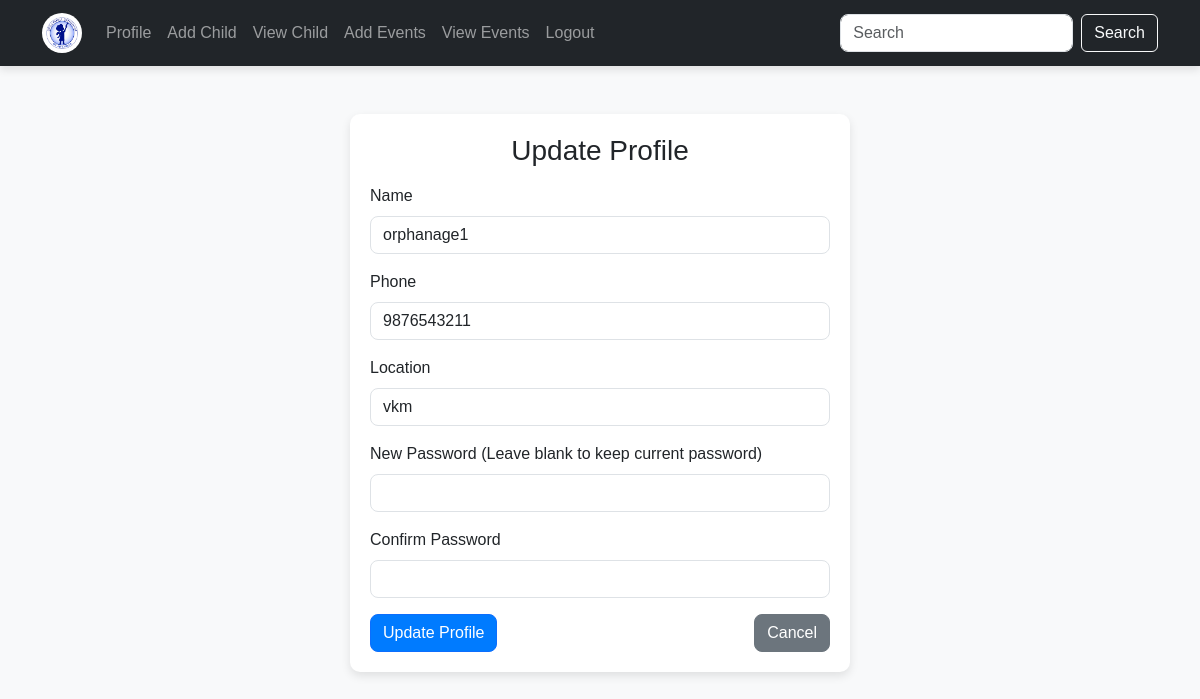
The app's page /updatestafprofile/ (signed in) with its own data.
### app/models.py (models this page shows, shortened)
class Stafreg(models.Model):
    email = models.EmailField(unique=True)
    name = models.TextField()
    phone = models.IntegerField()
    password = models.TextField()
    location= models.TextField()
    confirm_password=models.TextField()

### app/views.py (the view, shortened to what this page needs)
# urls.py: path('updatestafprofile/', views.updatestafprofile, name='updatestafprofile'),
def updatestafprofile(request):
    staf_email = request.session.get('staf')
    if staf_email:
        staff = Stafreg.objects.get(email=staf_email)
        return render(request, 'staf/updatestafprofile.html', {'staff': staff})
    else:
        messages.error(request, "Please login to update your profile.")
        return redirect('login')

### templates/staf/updatestafprofile.html (shortened to what this page needs)
<!DOCTYPE html>
<html lang="en">
<head>
  <link href="https://cdn.jsdelivr.net/npm/bootstrap@5.3.3/dist/css/bootstrap.min.css" rel="stylesheet">
</head>
<body>
<nav class="navbar navbar-expand-lg navbar-dark bg-dark">
    <div class="container">
        <a class="navbar-brand" href="../viewchild">
            <img src="../static/R.jpg" alt="Logo">
        </a>
        <div class="collapse navbar-collapse justify-content-between" id="navbarNav">
            <ul class="navbar-nav">
                <li class="nav-item"><a class="nav-link" href="../stafprofile">Profile</a></li>
                <li class="nav-item"><a class="nav-link" href="../addchild">Add Child</a></li>
                <li class="nav-item"><a class="nav-link" href="../viewchild">View Child</a></li>
                <li class="nav-item"><a class="nav-link" href="../addevents">Add Events</a></li>
                <li class="nav-item"><a class="nav-link" href="../viewevents">View Events</a></li>
                <li class="nav-item"><a class="nav-link" href="../logout">Logout</a></li>
            </ul>
            <form class="d-flex">
                <input class="form-control me-2" type="text" placeholder="Search">
                <button class="btn btn-outline-light" type="button">Search</button>
            </form>
        </div>
    </div>
</nav>
<div class="container mt-5">
    <div class="profile-card">
        <h3 class="text-center mb-3">Update Profile</h3>
        <form method="POST">
            <div class="mb-3">
                <label for="name" class="form-label">Name</label>
                <input type="text" class="form-control" id="name" name="name" value="{{ staff.name }}" required>
            </div>
            <div class="mb-3">
                <label for="phone" class="form-label">Phone</label>
                <input type="text" class="form-control" id="phone" name="phone" value="{{ staff.phone }}" required>
            </div>
            <div class="mb-3">
                <label for="location" class="form-label">Location</label>
                <input type="text" class="form-control" id="location" name="location" value="{{ staff.location }}" required>
            </div>
            <div class="mb-3">
                <label for="password" class="form-label">New Password (Leave blank to keep current password)</label>
                <input type="password" class="form-control" id="password" name="password">
            </div>
            <div class="mb-3">
                <label for="confirm_password" class="form-label">Confirm Password</label>
                <input type="password" class="form-control" id="confirm_password" name="confirm_password">
            </div>
            <div class="d-flex justify-content-between">
                <button type="submit" class="btn btn-primary">Update Profile</button>
                <a href="../stafprofile" class="btn btn-secondary">Cancel</a>
            </div>
        </form>
    </div>
</div>
</body>
</html>

### templates/staf/updatestafprofile.html (style rules this page uses)
body { font-family: 'Poppins', sans-serif; background-color: #f8f9fa; }
.navbar { box-shadow: 0px 4px 8px rgba(0, 0, 0, 0.1); }
.navbar-brand img { width: 40px; border-radius: 50%; }
.profile-card { max-width: 500px; margin: auto; padding: 20px; background: white; border-radius: 10px; box-shadow: 0px 4px 10px rgba(0, 0, 0, 0.1); }
.form-control { border-radius: 8px; }
.btn-primary { background-color: #007bff; border-radius: 8px; }
.btn-secondary { border-radius: 8px; }

### records on screen
Stafreg: name "orphanage1", phone "9876543211", location "vkm"
